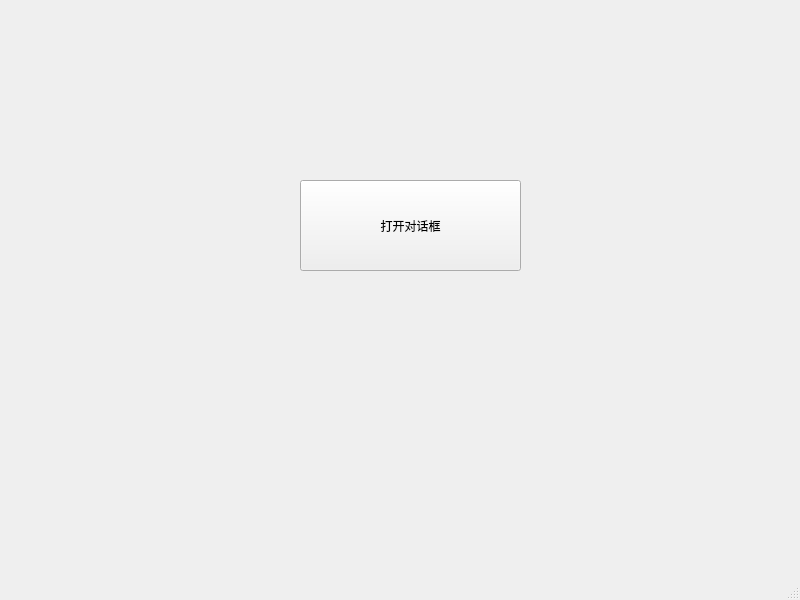
<?xml version="1.0" encoding="UTF-8"?>
<ui version="4.0">
 <class>MainWindow</class>
 <widget class="QMainWindow" name="MainWindow">
  <property name="geometry">
   <rect>
    <x>0</x>
    <y>0</y>
    <width>800</width>
    <height>600</height>
   </rect>
  </property>
  <property name="windowTitle">
   <string>MainWindow</string>
  </property>
  <widget class="QWidget" name="centralwidget">
   <widget class="QPushButton" name="pushButton">
    <property name="geometry">
     <rect>
      <x>300</x>
      <y>180</y>
      <width>221</width>
      <height>91</height>
     </rect>
    </property>
    <property name="text">
     <string>打开对话框</string>
    </property>
   </widget>
  </widget>
  <widget class="QMenuBar" name="menubar">
   <property name="geometry">
    <rect>
     <x>0</x>
     <y>0</y>
     <width>800</width>
     <height>23</height>
    </rect>
   </property>
  </widget>
  <widget class="QStatusBar" name="statusbar"/>
 </widget>
 <resources/>
 <connections/>
</ui>
